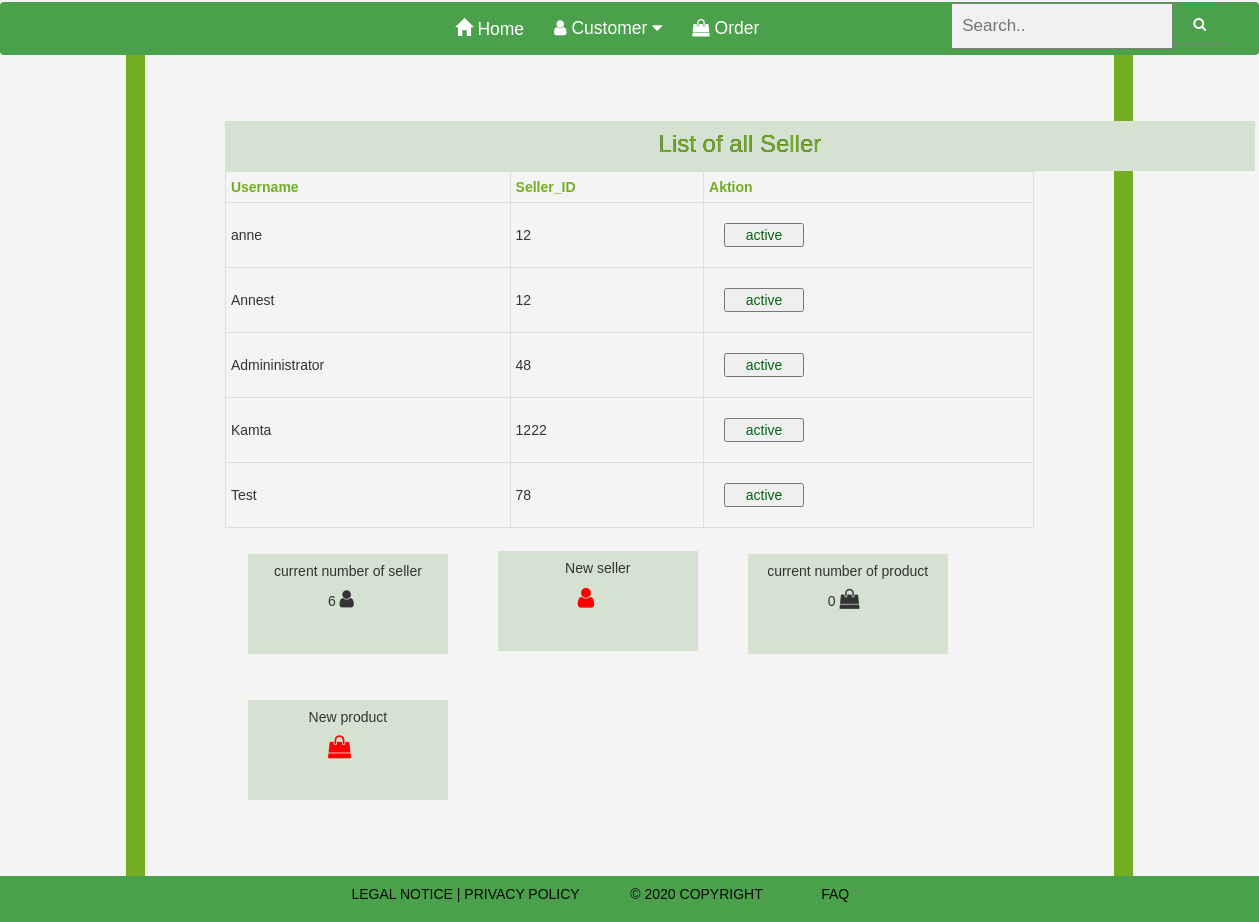
The page /dashbordAdmin.php on the database its author committed.
### tables this page shows
CREATE TABLE account  (
   id INT  AUTO_INCREMENT,
   username VARCHAR(20),
   email VARCHAR(70),
   street VARCHAR(50),
   postcode INT,
   city VARCHAR(50),
   token VARCHAR(50),
   sellerID VARCHAR(50),
   pwd VARCHAR(50),
   CONSTRAINT id PRIMARY KEY (id)
   );

### Modell/DAOuser.php (called while the page is built, shortened)
<?php
 class DAOuser implements IDAOuser {
    private function getPDO(){
            $stmt = new PDO('sqlite:bd_shops.sqlite3');
            $stmt->setAttribute(
                PDO::ATTR_ERRMODE,
                PDO::ERRMODE_EXCEPTION
            );
        return    $stmt;
  }
 public function getAllProduct($table) {
        $statement = "SELECT * FROM $table" ;
        $stmt = $this->getPDO()->query($statement);
        $datas = $stmt->fetchAll(PDO::FETCH_ASSOC);
        return   $datas;
    }
    function countRow($table, $field)
    {
        $db = $this->getPDO();
        $q = $db->prepare("SELECT count(*) FROM $table WHERE $field IS NOT NULl");
        $q->execute();
        $count = $q->fetch(PDO::FETCH_ASSOC);
        return $count ;
    }
}

### dashbordAdmin.php (the view, shortened to what this page needs)
<?php
require_once 'elements/header.php';
 require_once('Modell/DAOuser.php');
?>
<body>
<div class="rand">
    <div id ="div1">
          <h3> List of all Seller </h3>
    </div>
 <?php
$getUser = new DAOuser();
 $table = "account";
$result = $getUser -> getAllProduct($table);
 ?>
 <?php
     if(!empty($result)){ ?>
         <table id ="user">
           <thead>
            <tr>
              <th > Username </th>
              <th colspan="5"> Seller_ID </th>
              <th > Aktion </th>
            </tr>
            </thead>
            <tbody>
<?php
         foreach ($result as $account){
            $activeText = "";
          if($account['token']!= null){
             if($account['sellerID']=="active"){
                $activeText="active";
             }else{
                $activeText="inactive";
             }
             }else{
                $activeText=null;
             }
             if($activeText!=null) { ?>
             <tr>
               <td> <?= $account['username'] ?> </td>
               <td colspan="5"> <?= $account['token'] ?> </td>
                <td>
                 <button id = <?= $account['username'] ?> class="frei"><?=$activeText?></button>
                 </td>
<?php  } ?>
             </tr>
             <?php }   ?>
  <?php
         $table ="account";
         $table2="product";
         $field = 'token';
         $field2 = 'Myimage';
  $result1 = $getUser ->countRow($table, $field);
  $result2 = $getUser ->countRow($table2,$field2);
  } ?>
         </tbody>
         </table>
 <div id ="div">
         <h5> current number of seller </h5> <div id="number"><?= $result1['count(*)'] ?>&nbsp<i class="fa fa-user" id="test"> </i> </div> </div>
     <div id ="div">
        <h5> New seller </h5> <div id="number"> <i class="fa fa-user" id="test2"></i>
     </div>
     </div>
     <div id ="div">
        <h5> current number of product </h5> <div id="number"><?= $result2['count(*)'] ?>&nbsp<i class='fa fa-shopping-bag' id="test"></i>
    </div>
    </div>
     <div id ="div">
        <h5> New product</h5> <div id="number"><i class='fa fa-shopping-bag' id="test2"></i>
    </div>
    </div>
</div>
</body>
<?php   require('elements/footer.php')  ?>

### style.css (style rules this page uses)
* { padding: 0; margin: 0; box-sizing: border-box; }
body { background-color: #f4f4f4; background-size: cover; background-position: center; font-family: sans-serif; }
.rand { margin: auto; width: 80%; border: 19px solid #73AD21; padding: 80px; margin-top: 2px; }
#div { width: 200px; height: 100px; background-color: rgb(214, 226, 209); display: inline-block; margin: 23px; }
#div1 { width: 1030px; height: 50px; background-color: rgb(214, 226, 209); }
h5 { text-align: center; }
h3 { text-shadow: 0 0 black; text-align: center; color: #73AD21; padding: 10px; }
#user th { padding-top: 12px; padding-bottom: 12px; text-align: left; color: #73AD21; }
#user { font-family: "Trebuchet MS", Arial, Helvetica, sans-serif; border-collapse: collapse; width: 100%; }
#user td, #user th { border: 1px solid #ddd; padding: 5px; }
.frei { margin: 15px; color: rgb(3, 99, 19); width: 80px; }
#test { font-size:20px; }
#test2 { font-size:23px; color: red; }
#number { margin-left: 80px; }
* { box-sizing: border-box; }

### rows shown on the page
account: username "anne", token "12", sellerID "active", username "Annest", username "Admininistrator", token "48", username "Kamta", token "1222", username "Test", token "78"

### other values the page prints
$result1['count(*)'] "6"
$result2['count(*)'] "0"
